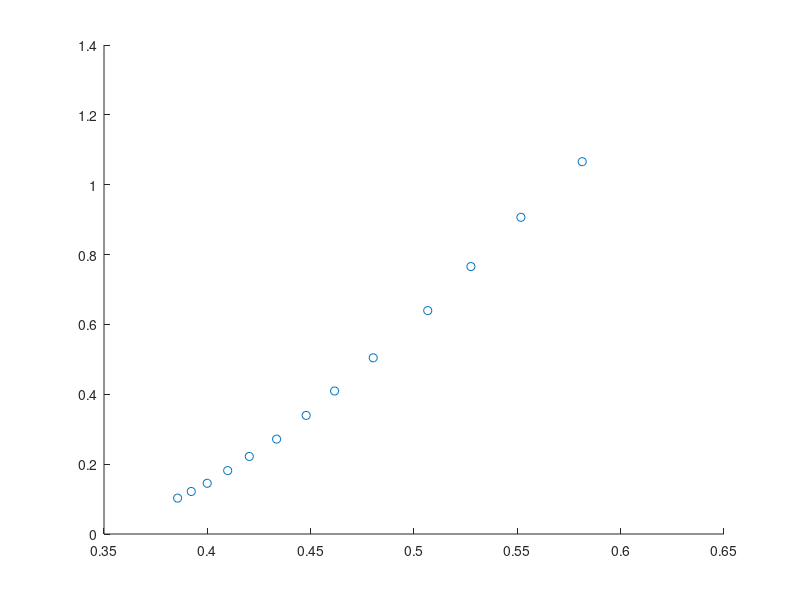

This chart was generated by the following MATLAB code:

%% MBRD1045G diode Data Rectifier


Inputcurve = [
0.3538552202460129, 0.10182691156910904
0.3583367929708141, 0.18009626002111087
0.3643116016716412, 0.3862852737618277
0.3794975737862436, 0.8496210699962433
0.4161585449641184, 2.1458803912329634
0.5065820718682801, 5.464591504817757
0.643134142913519, 11.377444785981504
0.7244779745728842, 15.64337431410833
0.9578134617464329, 31.48647632349792
1.1666138184340935, 52.262035365063994
1.3308935519551752, 76.82440419731287
1.4291590152791722, 94.7149273880462
0.35533353784825406, 0.1320562558592678
0.3597796794353162, 0.2739030695772933
0.3703796502086235, 0.5447752976225043
0.3947506785828776, 1.381766215348817
0.46058406349782033, 3.7161306607737346
0.5740811864561359, 8.205426656180427
0.8349979495627631, 22.52208215103919
1.065282629297313, 41.16465608718275
];

scatter(Inputcurve(:,1),Inputcurve(:,2))


% Reduced to focus on low current

Inputcurve = [
0.3538552202460129, 0.10182691156910904
0.3583367929708141, 0.18009626002111087
0.3643116016716412, 0.3862852737618277
0.3794975737862436, 0.8496210699962433
0.4161585449641184, 2.1458803912329634
0.5065820718682801, 5.464591504817757
0.643134142913519, 11.377444785981504
0.7244779745728842, 15.64337431410833
0.35533353784825406, 0.1320562558592678
0.3597796794353162, 0.2739030695772933
0.3703796502086235, 0.5447752976225043
0.3947506785828776, 1.381766215348817
0.46058406349782033, 3.7161306607737346
0.5740811864561359, 8.205426656180427
];

scatter(Inputcurve(:,1),Inputcurve(:,2))


m = (2.146-0.1018)/(0.4162-0.3539);





%% MBR050T1-D diode Data Snubber

Inputcurve = [
0.3856155764061139, 0.10278488896543755
0.3922255363856937, 0.1217316522525707
0.3999346517759733, 0.14521175294193056
0.4098459422058933, 0.18151875905975562
0.42030380483808727, 0.2220532941591502
0.433507409209119, 0.2716341317497402
0.44781188642118, 0.3395395321740289
0.4615629217096503, 0.40941228160513005
0.48025886827352327, 0.504426915869774
0.5066463265668011, 0.6396190003325987
0.5275354316610857, 0.76567084360566
0.5517181387692294, 0.9066953689628781
0.5813914706398845, 1.0659481261141996
];

scatter(Inputcurve(:,1),Inputcurve(:,2))

m = (0.2716-0.1028)/(0.4335-0.3856);
